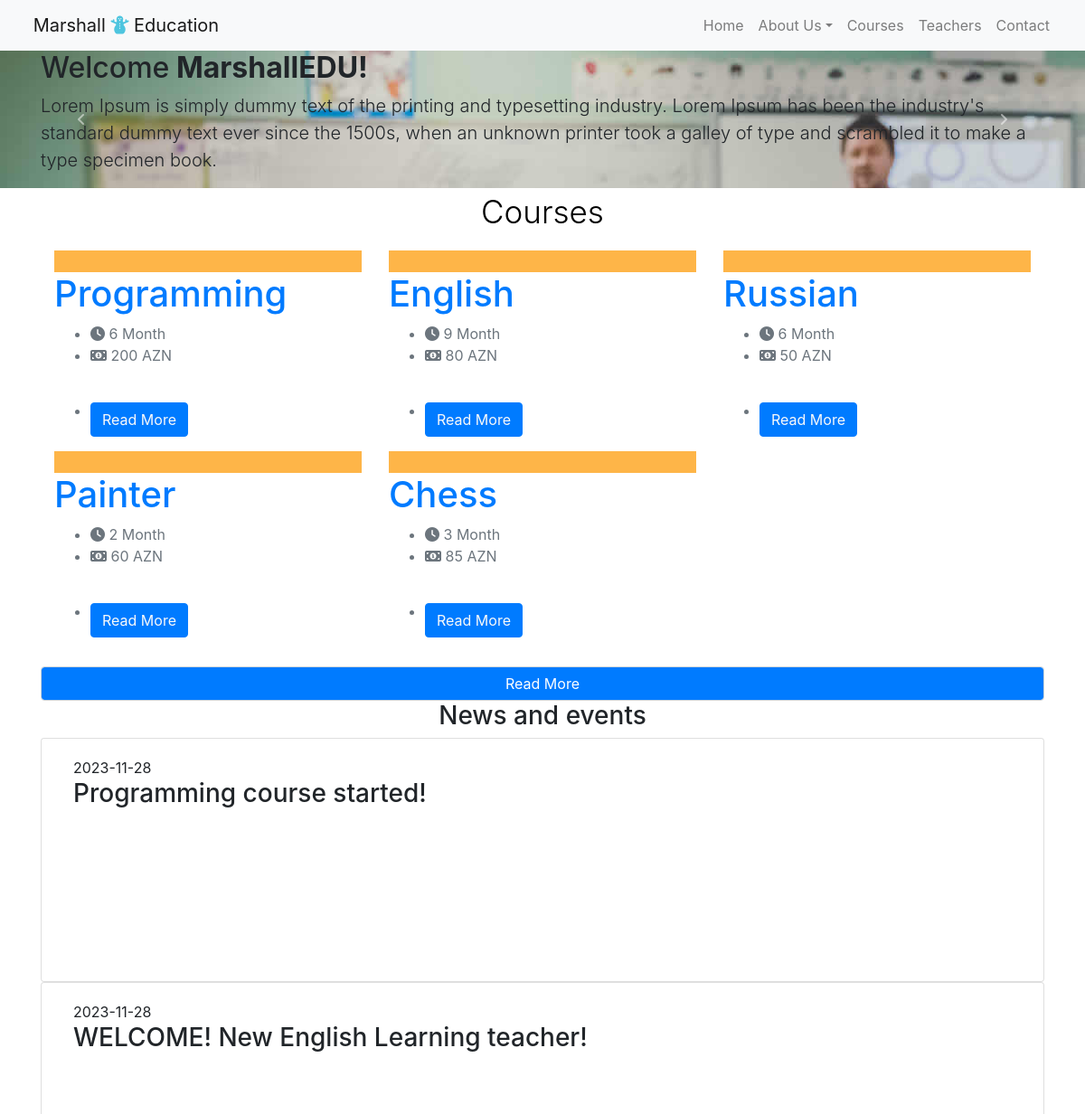
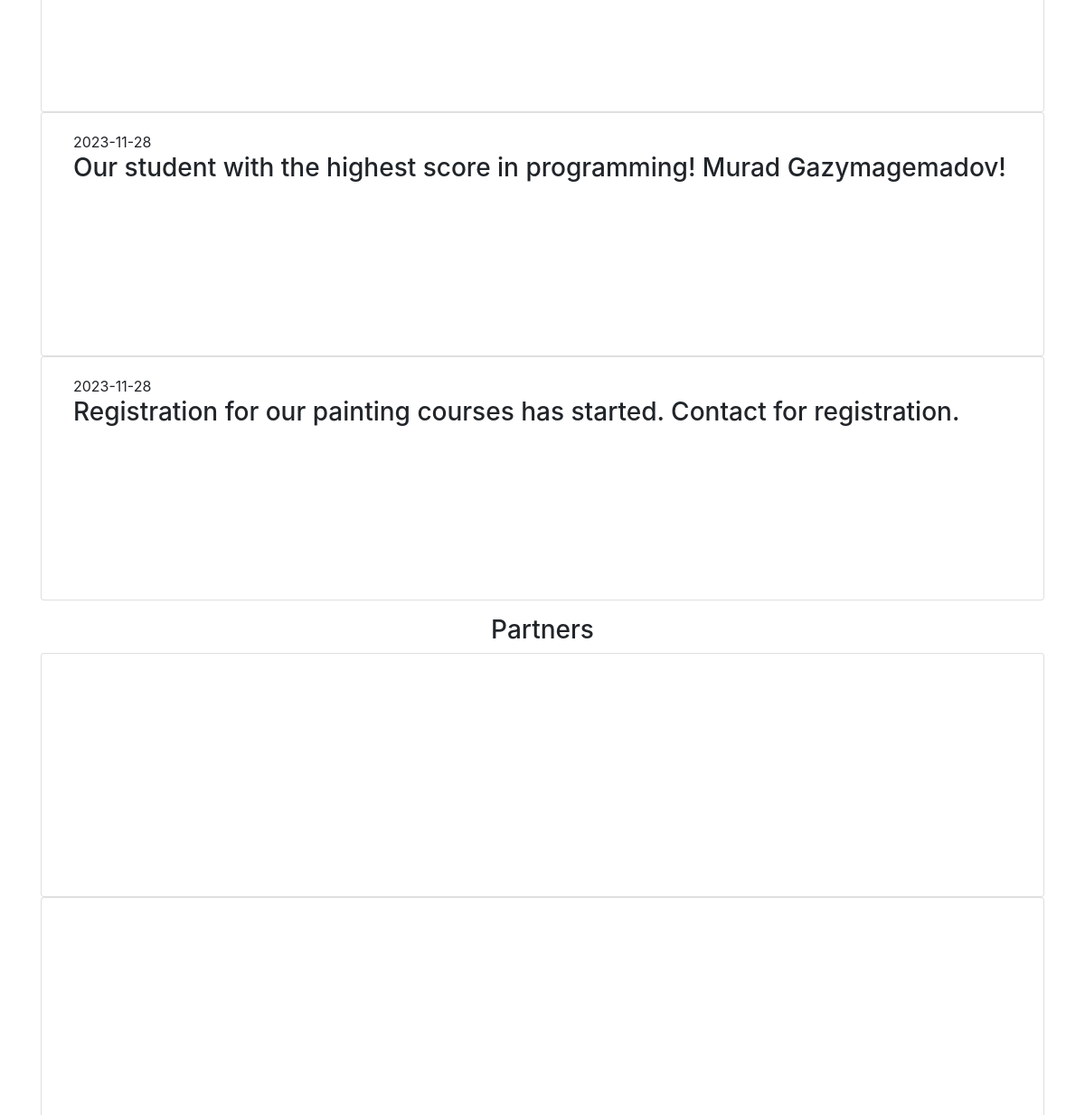
Before: / (upper part) with the older database file (2 pictures, top to bottom).
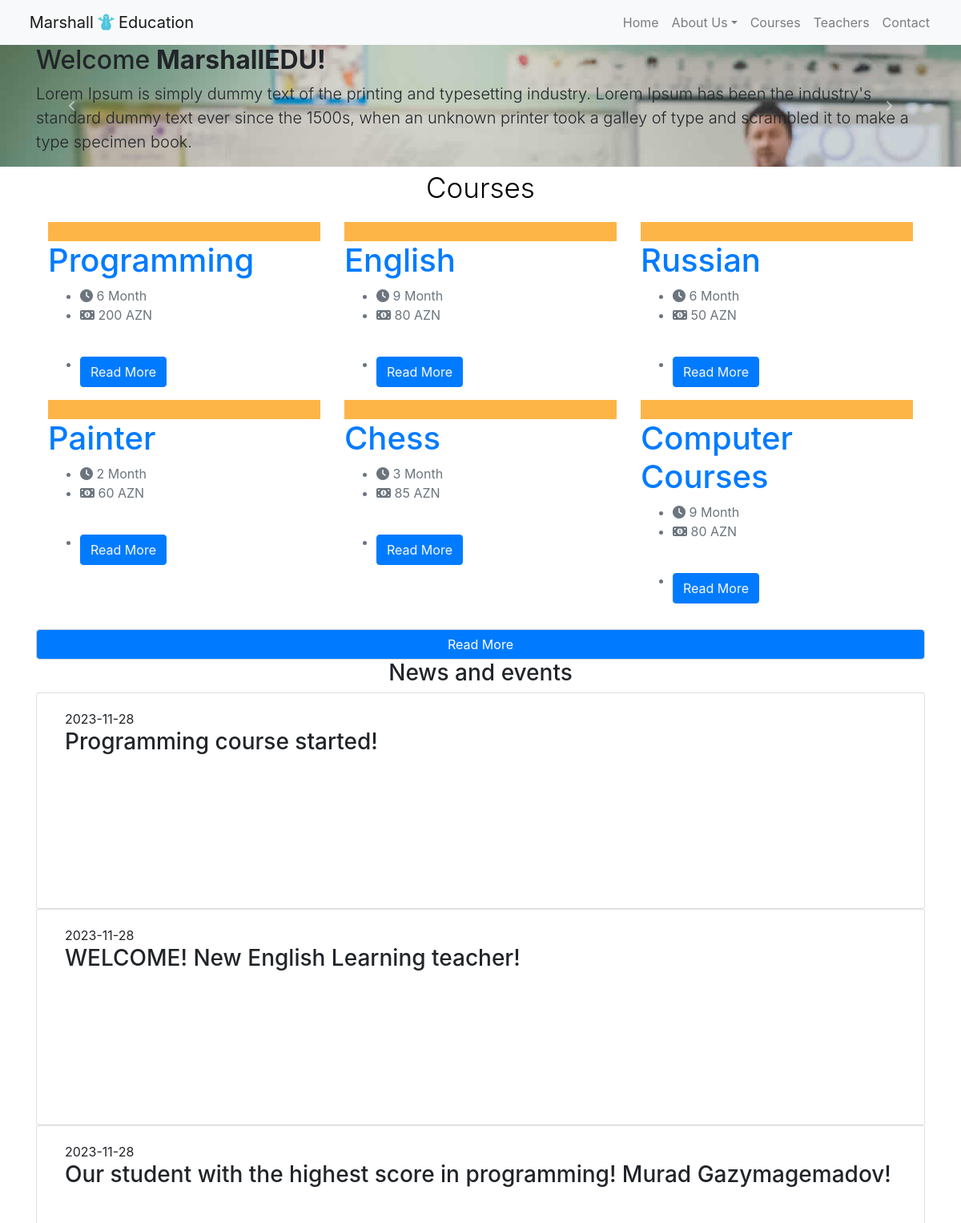
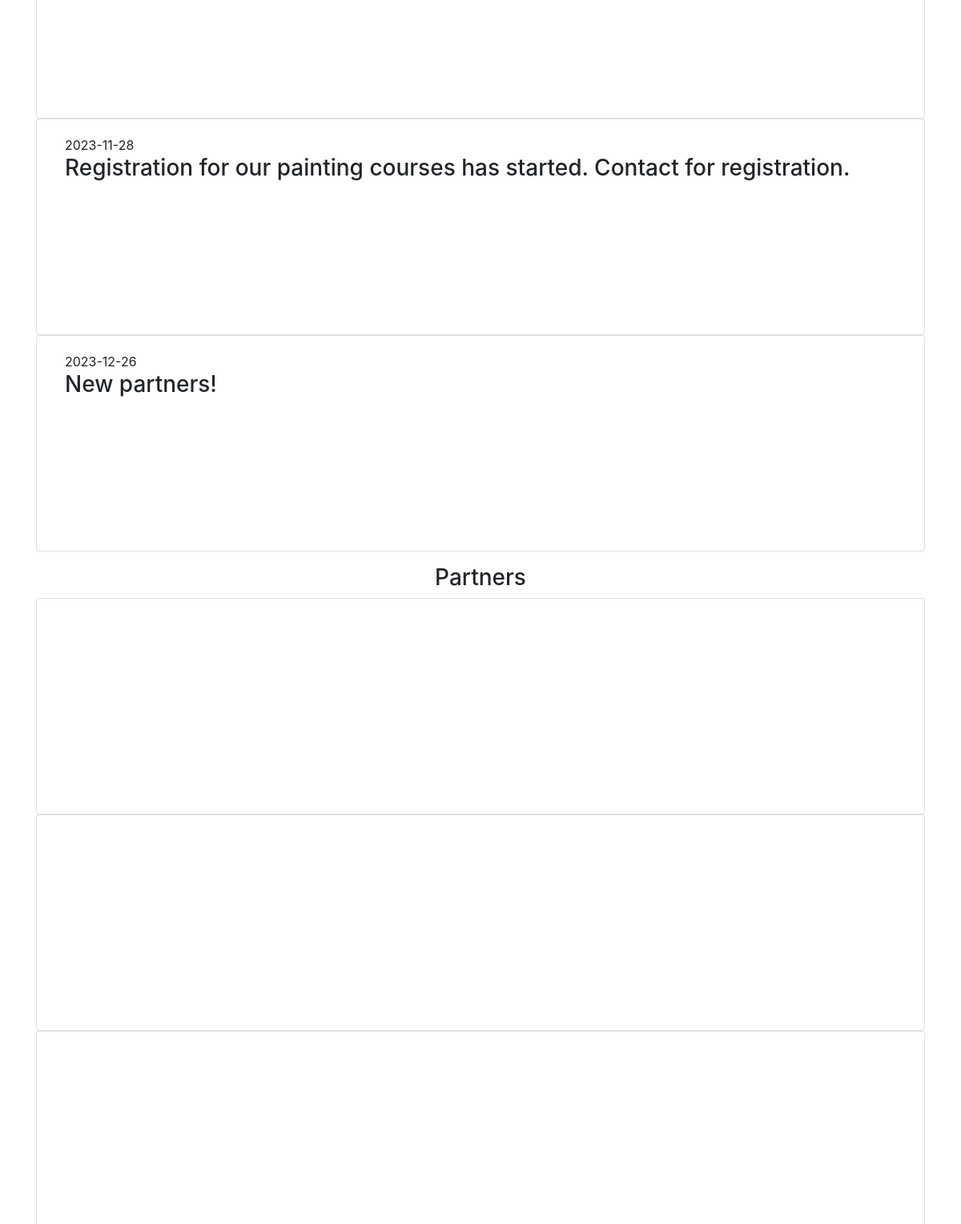
After: the same page with the newer database file (2 pictures, top to bottom).
### tables this page shows
CREATE TABLE `course` (
  `c_id` int NOT NULL,
  `c_title` varchar(255) NOT NULL,
  `c_desc` text NOT NULL,
  `c_price` varchar(50) NOT NULL,
  `c_status` varchar(255) NOT NULL,
  `c_month` varchar(255) NOT NULL,
  `c_img` text NOT NULL,
  `c_date` date NOT NULL
);

CREATE TABLE `news` (
  `n_id` int NOT NULL,
  `n_status` varchar(50) NOT NULL,
  `n_desc` text NOT NULL,
  `n_img` varchar(255) NOT NULL,
  `n_date` date NOT NULL
);

### application/controllers/UserController.php (called while the page is built, shortened)
<?php
class UserController extends CI_Controller
{
    public function __construct()
    {
        $this->load->model('UserModel');
    }
    public function index()
    {
        $data['slider_get_list'] = $this->UserModel->get_slider();
        $data['course_get_list'] = $this->UserModel->get_courseSix();
        $data['news_get_list'] = $this->UserModel->news_course();
        $data['footer_get_list'] = $this->UserModel->get_footer();
        $data['partners_get_list'] = $this->UserModel->get_partners();
        $this->load->view('user/index', $data);
    }
}

### index.php (called while the page is built, shortened)
<?php
require_once BASEPATH.'core/CodeIgniter.php';

### application/models/UserModel.php (called while the page is built, shortened)
<?php
class UserModel extends CI_Model
{
    public function get_courseSix()
    {
        return
            $this->db
            ->where('c_status', 'Active')
            ->limit(6)
            ->get('course')->result_array();
    }
    public function news_course()
    {
        return
            $this->db
            ->where('n_status', 'Active')
            ->get('news')->result_array();
    }
    public function get_partners()
    {
        return
            $this->db
            ->where('p_status', 'Active')
            ->get('partners')->result_array();
    }
}

### application/views/user/index.php (the view, shortened to what this page needs)
<?php $this->load->view('user/includes/headerStyle'); ?>
<?php $this->load->view('user/includes/header') ?>
<div id="carouselExampleControls" class="carousel slide bs-slider box-slider" data-ride="carousel" data-pause="hover" data-interval="false">
    <div class="carousel-inner" role="listbox">
        <div class="carousel-item active">
            <div id="home" class="first-section" style="background-image:url('public/user/assets/images/slider-01.jpg');">
                <div class="dtab">
                    <div class="container">
                        <div class="row">
                            <div class="col-md-12 col-sm-12">
                                <div class="big-tagline">
                                    <h2>Welcome<strong> MarshallEDU!</strong></h2>
                                    <p class="lead">Lorem Ipsum is simply dummy text of the printing and typesetting industry.
                                        Lorem Ipsum has been the industry's standard dummy text ever since the 1500s,
                                        when an unknown printer took a galley of type and scrambled it to make a type specimen book.</p>
                                </div>
                            </div>
                        </div>
                    </div>
                </div>
            </div>
        </div>
        <a class="new-effect carousel-control-prev" href="#carouselExampleControls" role="button" data-slide="prev">
            <span class="fa fa-angle-left" aria-hidden="true"></span>
        </a>
        <a class="new-effect carousel-control-next" href="#carouselExampleControls" role="button" data-slide="next">
            <span class="fa fa-angle-right" aria-hidden="true"></span>
        </a>
    </div>
</div>
<div id="overviews" class="section wb">
    <div class="container">
        <div class="section-title row text-center">
            <div class="col-md-8 offset-md-2">
                <p style="font-size: 35px; color: #000;" class="lead">Courses</p>
            </div>
        </div>
        <div class="container">
            <div class="row">
                <?php foreach ($course_get_list as $course_get_list_item) { ?>
                    <div class="col-lg-4 col-md-4 col-sm-6">
                        <div class="course-card">
                            <div style="background: #feb548;" class="course-card-img">
                            </div>
                            <div class="course-card-content">
                                <a href="<?php echo base_url('courseSingle/'  .$course_get_list_item['c_id']); ?>"><h1><?php echo $course_get_list_item['c_title'] ?></h1></a>
                                <div class="text-muted">
                                    <div class="course-meta-bot">
                                        <ul>
                                            <li><i class="fa fa-clock" aria-hidden="true"></i> <?php echo $course_get_list_item['c_month'] ?> Month</li>
                                            <li><i class="fa fa-money" aria-hidden="true"></i> <?php echo $course_get_list_item['c_price'] ?> AZN</li>
                                            <br>
                                            <li><button class="btn btn-primary mt-3"><a href="<?php echo base_url('courseSingle/'  .$course_get_list_item['c_id']); ?>" class=" text-light">Read More</button></li>
                                        </ul>
                                    </div>
                                </div>
                            </div>
                        </div>
                    </div>
                <?php  } ?>
            </div>
        </div>
        <a href="<?php echo base_url('course2'); ?>">
            <button style="color: white;" class="form-control bg-primary mt-3">Read More</button>
        </a>
    </div>
</div>
<section class="section lb page-section">
    <div class="container">
        <div class="section-title row text-center">
            <div class="col-md-8 offset-md-2">
                <h3>News and events</h3>
            </div>
        </div>
        <div class="carousel-wrap">
            <div class="owl-carousel owl-loaded owl-drag" id="owl-carousel-events">
                <?php foreach ($news_get_list as $news_get_list_item) { ?>
                    <div class="item">
                        <div class="card col-12" style="height: 270px;">
                            <div class="card-body">
                                <div class="a_date">
                                    <span><?php echo $news_get_list_item['n_date'] ?></span>
                                </div>
                                <h3 class="card-title">
                                    <?php echo $news_get_list_item['n_desc'] ?>
                                </h3>
                            </div>
                        </div>
                    </div>
                <?php } ?>
            </div>
        </div>
    </div>
</section>
<div class="container">
    <div class="section-title row text-center">
        <div class="col-md-8 offset-md-2">
            <h3 class="pt-3">Partners</h3>
        </div>
    </div>
    <div class="carousel-wrap">
        <div class="owl-carousel owl-loaded owl-drag" id="owl-carousel-partners">
            <?php foreach ($partners_get_list as $partners_get_list_item) { ?>
                <div class="item">
                    <div class="card col-12" style="height: 270px;">
                        <a target="_blank" href="<?php echo $partners_get_list_item['p_link'] ?>">
                        </a>
                    </div>
                </div>
            <?php } ?>
        </div>
    </div>
</div>
<?php $this->load->view('user/includes/footer') ?>
<?php $this->load->view('user/includes/footerStyle') ?>

### application/views/user/includes/headerStyle.php (shortened to what this page needs)
<!DOCTYPE html>
<html lang="en">
<link rel="stylesheet" href="<?php echo base_url('public/user/assets/') ?>css/course.css">
<link rel="stylesheet" href="<?php echo base_url('public/user/assets/') ?>css/bootstrap.min.css">
<link rel="stylesheet" href="<?php echo base_url('public/user/assets/') ?>css/versions.css">
<link rel="stylesheet" href="<?php echo base_url('public/user/assets/') ?>css/responsive.css">
<link rel="stylesheet" href="<?php echo base_url('public/user/assets/') ?>css/custom.css">
<link rel="stylesheet" href="https://stackpath.bootstrapcdn.com/font-awesome/4.7.0/css/font-awesome.min.css">
<link rel="stylesheet" href="https://cdnjs.cloudflare.com/ajax/libs/owl-carousel/1.3.3/owl.carousel.min.css">
<link rel="stylesheet" href="<?php echo base_url('public/user/assets/') ?>css/customCarusel.css">
<link rel="stylesheet" href="<?php echo base_url('public/user/assets/') ?>css/style.css">
</head>
<body class="host_version">

### application/views/user/includes/header.php (shortened to what this page needs)
<header class="top-navbar">
    <nav class="navbar navbar-expand-lg navbar-light bg-light">
        <div class="container-fluid">
            <a class="navbar-brand" href="<?php echo base_url('home') ?>">
                <span class="a_logo">Marshall <i class="fa-solid fa-snowman" style="color: #4ec5df;"></i> <span class="a_logo_yellow">Education</span></span>
            </a>
            <div class="collapse navbar-collapse" id="navbars-host">
                <ul class="navbar-nav ml-auto">
                    <?php $segment = $this->uri->segment(1); ?>
                    <li class="nav-item <?php if ($segment == 'home') : echo 'active';
                                        endif; ?>"><a class="nav-link" href="<?php echo base_url('home') ?>">Home</a></li>
                    <li class="nav-item dropdown <?php if ($segment == 'about') : echo 'active';
                                                    endif; ?>">
                        <a class="nav-link dropdown-toggle" href="#" id="dropdown-b" data-toggle="dropdown">About Us</a>
                    </li>
                    <li class="nav-item <?php if ($segment == 'course2') : echo 'active';
                                        endif; ?>"><a class="nav-link" href="<?php echo base_url('course2') ?>">Courses</a></li>
                    <li class="nav-item <?php if ($segment == 'teachers') : echo 'active';
                                        endif; ?>"><a class="nav-link" href="<?php echo base_url('teachers'); ?>">Teachers</a></li>
                    <li class="nav-item <?php if ($segment == 'contact') : echo 'active';
                                        endif; ?>"><a class="nav-link" href="<?php echo base_url('contact'); ?>">Contact</a></li>
                </ul>
            </div>
        </div>
    </nav>
</header>

### application/views/user/includes/footerStyle.php (shortened to what this page needs)
</body>
</html>

Changed rows visible on the page:
added course: c_title "Computer Courses", c_month "9", c_price "80"
added news: n_date "2023-12-26", n_desc "New partners!"
